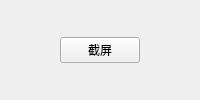
<?xml version="1.0" encoding="UTF-8"?>
<ui version="4.0">
 <class>ScreenShotWindow</class>
 <widget class="QMainWindow" name="ScreenShotWindow">
  <property name="geometry">
   <rect>
    <x>0</x>
    <y>0</y>
    <width>200</width>
    <height>100</height>
   </rect>
  </property>
  <property name="minimumSize">
   <size>
    <width>100</width>
    <height>50</height>
   </size>
  </property>
  <property name="maximumSize">
   <size>
    <width>200</width>
    <height>100</height>
   </size>
  </property>
  <property name="windowTitle">
   <string>ScreenShotWindow</string>
  </property>
  <widget class="QWidget" name="centralWidget">
   <layout class="QHBoxLayout" name="horizontalLayout">
    <item>
     <spacer name="horizontalSpacer">
      <property name="orientation">
       <enum>Qt::Horizontal</enum>
      </property>
      <property name="sizeHint" stdset="0">
       <size>
        <width>40</width>
        <height>20</height>
       </size>
      </property>
     </spacer>
    </item>
    <item>
     <widget class="QPushButton" name="btscreenshot">
      <property name="text">
       <string>截屏</string>
      </property>
     </widget>
    </item>
    <item>
     <spacer name="horizontalSpacer_2">
      <property name="orientation">
       <enum>Qt::Horizontal</enum>
      </property>
      <property name="sizeHint" stdset="0">
       <size>
        <width>40</width>
        <height>20</height>
       </size>
      </property>
     </spacer>
    </item>
   </layout>
  </widget>
 </widget>
 <layoutdefault spacing="6" margin="11"/>
 <resources/>
 <connections/>
</ui>
